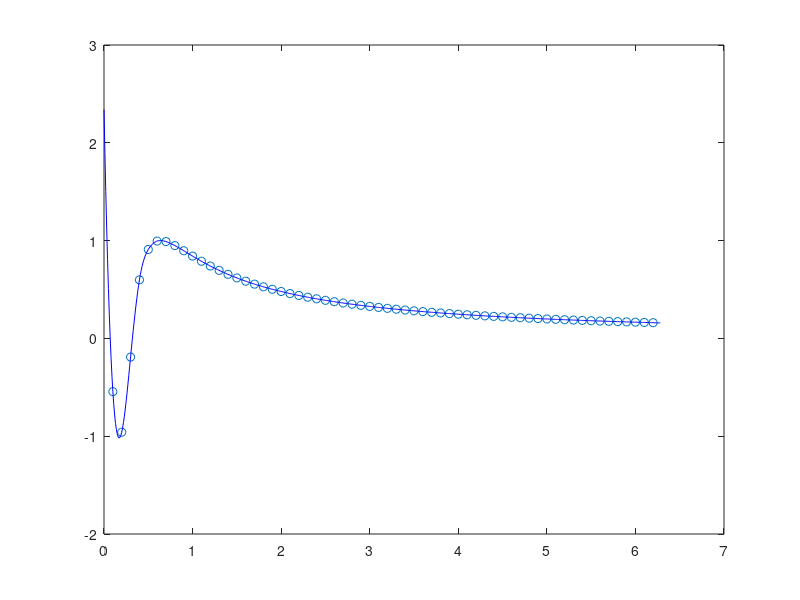

Recreate this plot in MATLAB.
clear all;

x = 0:0.1:2*pi;
f = sin(1./x);

xspline = 0:0.01:2*pi;
fspline = spline(x,f,xspline);

plot(x,f, 'o', xspline,fspline, 'b')

